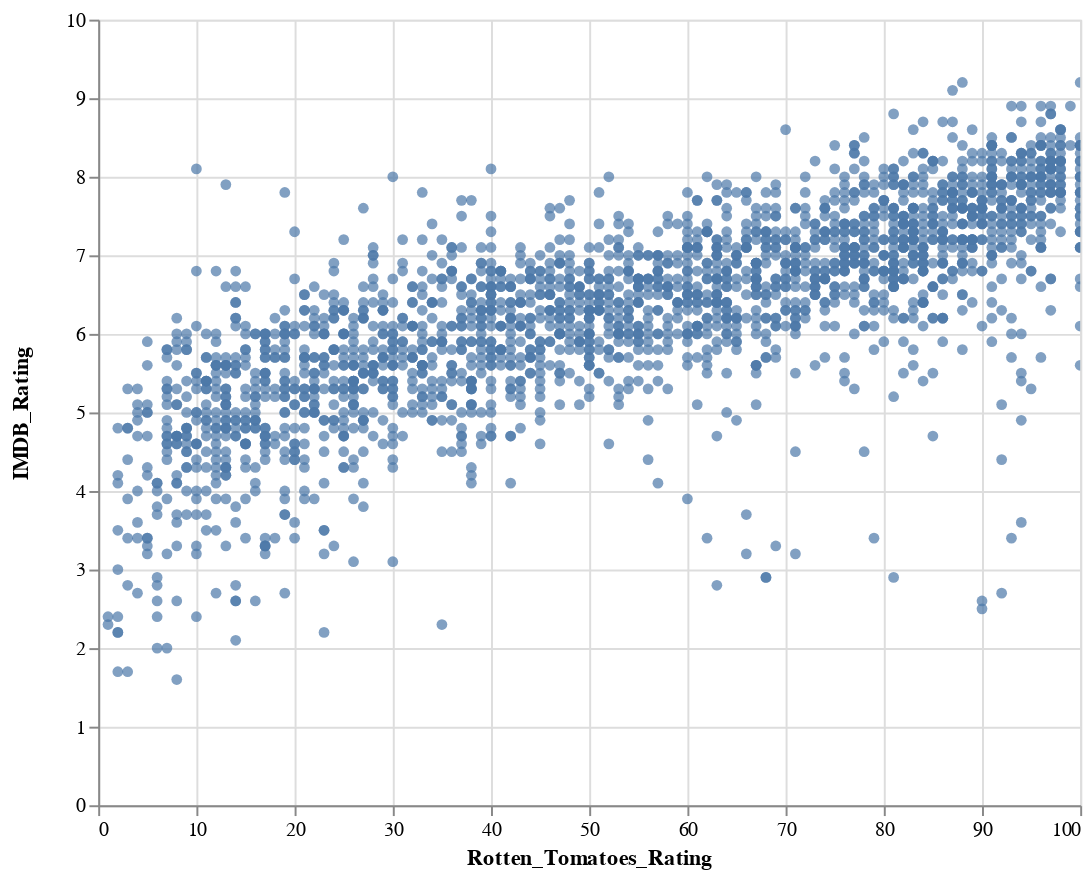

Here is the notebook cell this chart was saved with:
### Markdown cell above
### Example 2: Tooltips

### Code cell
alt.Chart(df).mark_circle().add_selection(
    alt.selection_interval(bind='scales', encodings=['x'])
).encode(
    alt.X('Rotten_Tomatoes_Rating', type='quantitative'),
    alt.Y('IMDB_Rating', type='quantitative', axis=alt.Axis(minExtent=30)),
#     y=alt.Y('IMDB_Rating:Q', ), # use min extent to stabilize axis title placement
    tooltip=['Title:N', 'Release_Date:N', 'IMDB_Rating:Q', 'Rotten_Tomatoes_Rating:Q']
).properties(
    width=500,
    height=400
)

### Figure 1 — Vega-Lite specification as saved in the notebook (floating-point values rounded to 4 significant figures; data arrays with more than 128 entries replaced by an {"elided": "..."} marker saying what was removed)
{"config": {"view": {"continuousWidth": 400, "continuousHeight": 300}}, "data": {"name": "data-d01e86a42596d3c55cbbce3d21a64616"}, "mark": "circle", "encoding": {"tooltip": [{"type": "nominal", "field": "Title"}, {"type": "nominal", "field": "Release_Date"}, {"type": "quantitative", "field": "IMDB_Rating"}, {"type": "quantitative", "field": "Rotten_Tomatoes_Rating"}], "x": {"type": "quantitative", "field": "Rotten_Tomatoes_Rating"}, "y": {"type": "quantitative", "axis": {"minExtent": 30}, "field": "IMDB_Rating"}}, "height": 400, "selection": {"selector001": {"type": "interval", "bind": "scales", "encodings": ["x"]}}, "width": 500, "$schema": "https://vega.github.io/schema/vega-lite/v4.8.1.json", "datasets": {"data-d01e86a42596d3c55cbbce3d21a64616": {"elided": "3201 records"}}}
